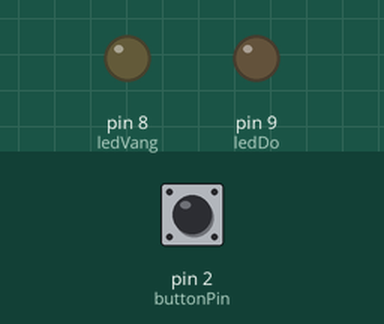
Bench run of a sketch on a simulated Arduino Uno, built with avr-gcc and run on an emulated ATmega328P. Parts: output pins drawn as LEDs (lit = HIGH). The test bench sets the inputs (shaded band); at power-on: pin 2 (buttonPin) LOW.

Above: at 1.2 s.
1.3 s: pin 2 (buttonPin) pulled HIGH for 0.15 s
At 2.5 s:
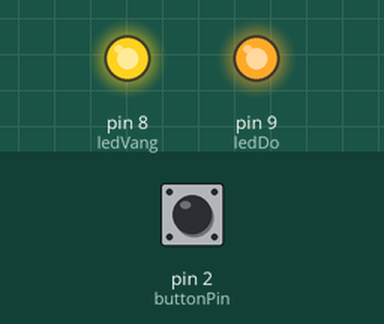
2.9 s: pin 2 (buttonPin) pulled HIGH for 1 s
At 3.9 s:
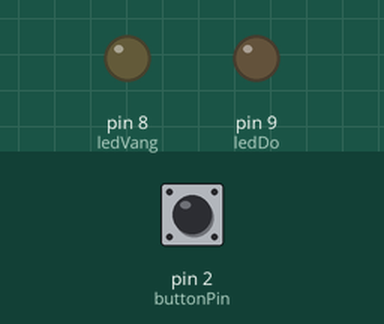
5.4 s: pin 2 (buttonPin) pulled HIGH for 0.15 s
At 5.8 s:
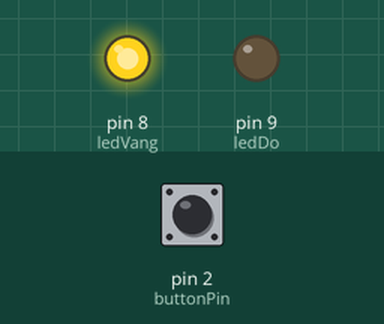
7.0 s: pin 2 (buttonPin) pulled HIGH for 3.2 s
At 8.2 s:
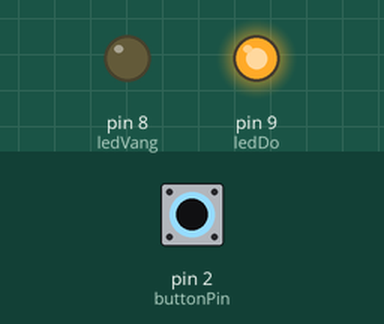
Timing chart, 0 to 10.0 s (numbered marks = the images above; inputs shaded):
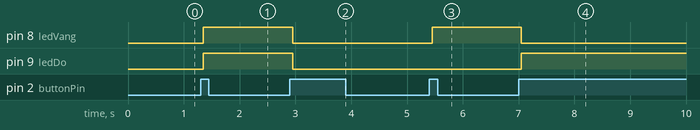

The sketch:

th_baitap4.ino
```cpp
const int ledVang = 8;
const int ledDo = 9;
const int buttonPin = 2;

int mode = 0;
bool buttonState = false;
bool lastButtonState = false;
unsigned long buttonDebounceTime = 0;
const long debounceDelay = 50;

void setup() {
  pinMode(ledVang, OUTPUT);
  pinMode(ledDo, OUTPUT);
  pinMode(buttonPin, INPUT);

  digitalWrite(ledVang, LOW);
  digitalWrite(ledDo, LOW);
}

void loop() {
  unsigned long currentMillis = millis();

  int reading = digitalRead(buttonPin);

  if (reading != lastButtonState) {
    buttonDebounceTime = currentMillis;
  }

  if ((currentMillis - buttonDebounceTime) > debounceDelay) {
    if (reading != buttonState) {
      buttonState = reading;

      if (buttonState == HIGH) {
        mode = (mode + 1) % 5;

        switch(mode) {
          case 0:
            digitalWrite(ledVang, LOW);
            digitalWrite(ledDo, LOW);
            break;

          case 1:
            digitalWrite(ledVang, HIGH);
            digitalWrite(ledDo, HIGH);
            break;

          case 2:
            digitalWrite(ledVang, LOW);
            digitalWrite(ledDo, LOW);
            break;

          case 3:
            digitalWrite(ledVang, HIGH);
            digitalWrite(ledDo, LOW);
            break;
          case 4:
           digitalWrite(ledVang, LOW);
            digitalWrite(ledDo, HIGH);
            break;
        }
      }
    }
  }

  lastButtonState = reading;
}
```

Measured:
- after the input at 1.3 s, pin 8 (ledVang), pin 9 (ledDo): LOW → HIGH after 0.05 s
- after the input at 2.9 s, pin 8 (ledVang), pin 9 (ledDo): HIGH → LOW after 0.05 s
- after the input at 5.4 s, pin 8 (ledVang): LOW → HIGH after 0.05 s
- after the input at 7.0 s, pin 8 (ledVang): HIGH → LOW after 0.05 s; pin 9 (ledDo): LOW → HIGH after 0.05 s
